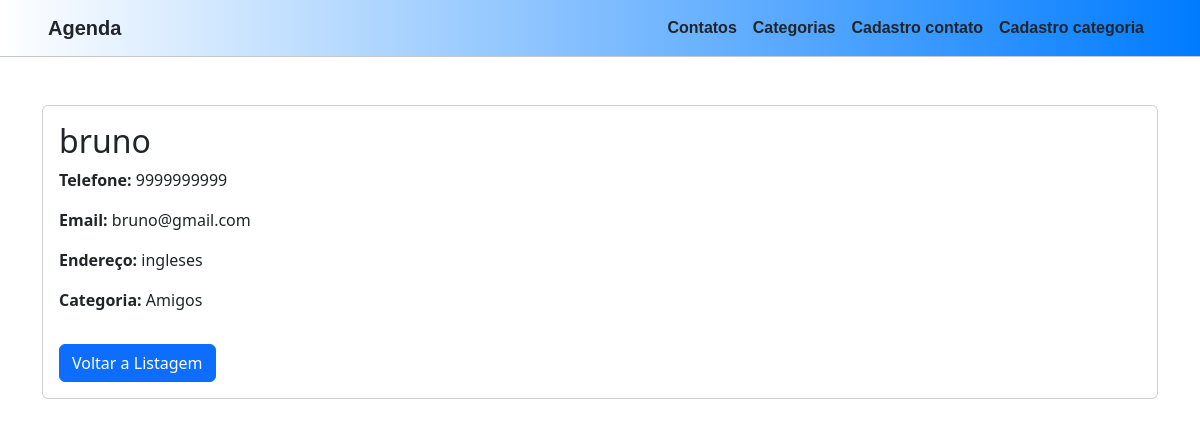
Screenshot of /contato/detalhes/2/ (signed in) with the database file from the repository.
### myapp/models.py (models this page shows, shortened)
class Contato(models.Model):
    nome = models.CharField(max_length=200, verbose_name="Nome")
    telefone = models.CharField(max_length=15, verbose_name="Telefone")
    email = models.EmailField(verbose_name="Email", blank=True, null=True)
    endereco = models.CharField(max_length=255, verbose_name="Endereço")
    categoria = models.ForeignKey(Categoria, on_delete=models.CASCADE, verbose_name="Categoria")
    imagem = models.ImageField(blank=True, null=True, verbose_name="Imagem")
    class Meta:
        verbose_name = "Contato"
        verbose_name_plural = "Contatos"
        ordering = ["nome"]

class Categoria(models.Model):
    nome = models.CharField(max_length=200, verbose_name="Nome")
    def __str__(self):
        return self.nome

### myapp/views.py (the view)
# urls.py: path('contato/detalhes/<int:pk>/',views.contato_detalhes_view, name='contato_detalhe'),
@login_required(login_url='login')
def contato_detalhes_view(request, pk):
    contato = Contato.objects.get(pk=pk)
    return render(request, 'myapp/contato_detalhe.html', {'contato': contato})

### myapp/templates/myapp/contato_detalhe.html (shortened to what this page needs)
<!DOCTYPE html>
<html lang="pt-BR">
<head>
    <link href="https://cdn.jsdelivr.net/npm/bootstrap@5.3.0/dist/css/bootstrap.min.css" rel="stylesheet">
</head>
<body>
    {% include 'myapp/includes/navbar.html' %}
    <main class="container my-5">
        <div class="card">
            <div class="card-body">
                <h2 class="card-title">{{ contato.nome }}</h2>
                <p class="card-text"><strong>Telefone:</strong> {{ contato.telefone }}</p>
                <p class="card-text"><strong>Email:</strong> {{ contato.email }}</p>
                <p class="card-text"><strong>Endereço:</strong> {{ contato.endereco }}</p>
                <p class="card-text"><strong>Categoria:</strong> {{ contato.categoria }}</p>
                <a href="{% url 'listagem_contatos' %}" class="btn btn-primary mt-3">Voltar a Listagem</a>
                </div>
        </div>
    </main>
</body>
</html>

### rows the page displays
Contato: nome "bruno", telefone "9999999999", email "bruno@gmail.com", endereco "ingleses", categoria "Amigos"
